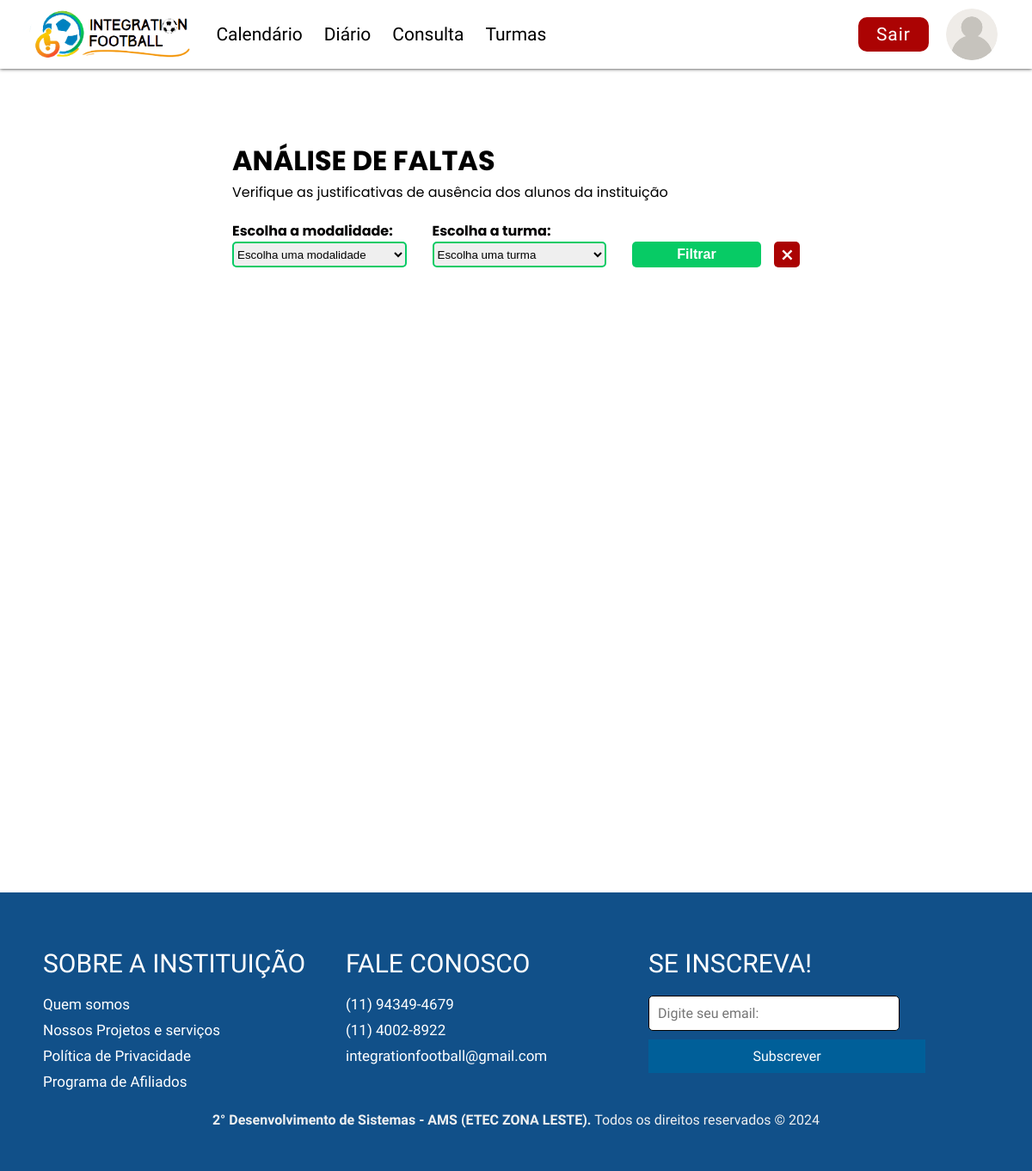
Before: /consultaprofessor.php (signed in) with the older database file.
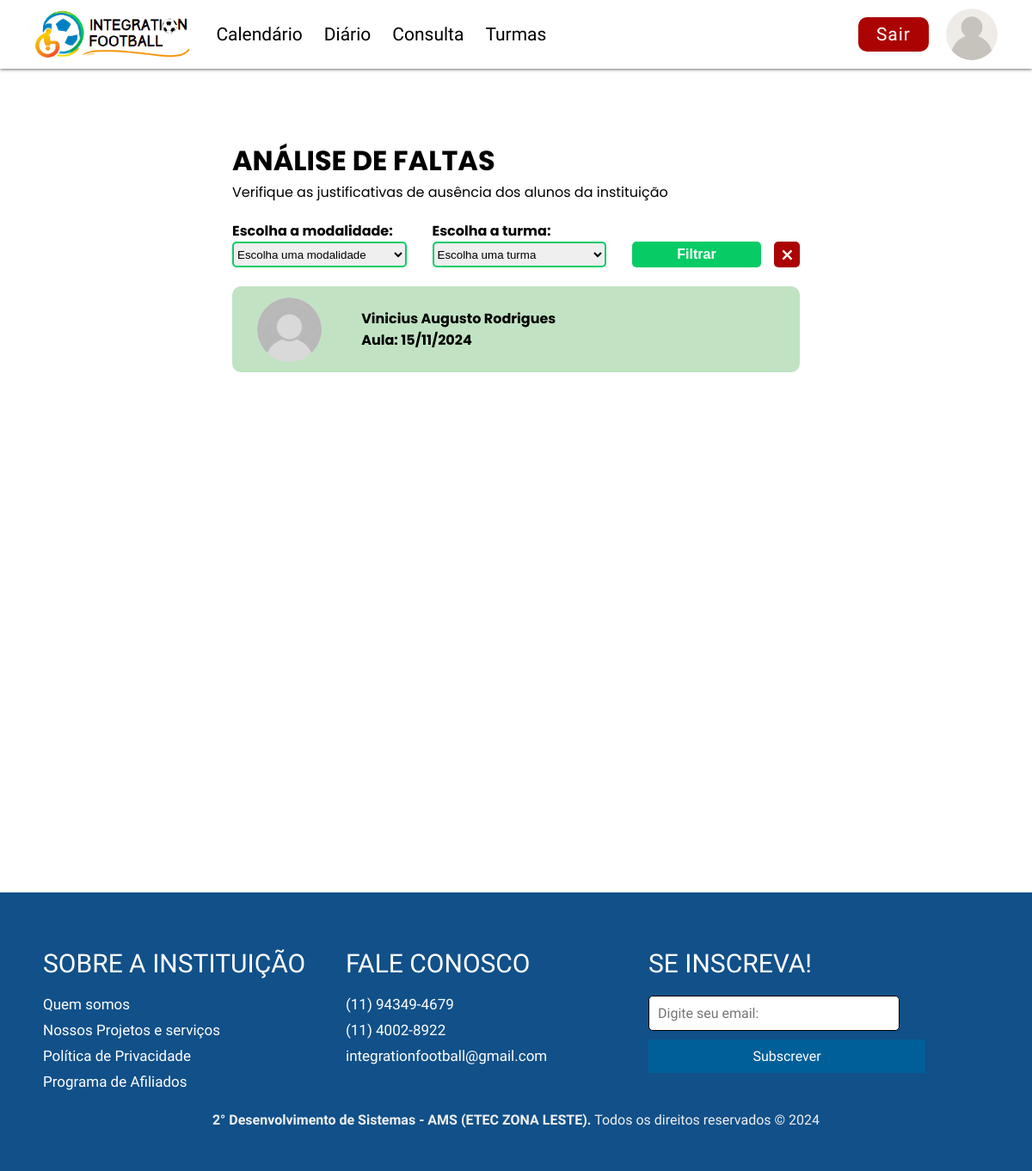
After: the same page with the newer database file.
### tables this page shows
CREATE TABLE `justificativa_falta` (
  `id_justificativa` int(10) UNSIGNED NOT NULL,
  `id_aluno` int(10) UNSIGNED DEFAULT NULL,
  `id_presenca` int(10) UNSIGNED DEFAULT NULL,
  `descricao` varchar(255) DEFAULT NULL,
  `resposta_professor` varchar(255) DEFAULT NULL,
  `caminho_arquivo` varchar(255) DEFAULT NULL,
  `aprovado_professor` tinyint(1) DEFAULT NULL,
  `aprovado_instituicao` tinyint(1) DEFAULT NULL
);

CREATE TABLE `alunos` (
  `id_aluno` int(10) UNSIGNED NOT NULL,
  `data_nasc` date NOT NULL,
  `cpf_aluno` int(11) NOT NULL,
  `telefone_aluno` int(11) NOT NULL,
  `nome_aluno` varchar(255) NOT NULL,
  `email_aluno` varchar(255) NOT NULL,
  `senha` varchar(255) NOT NULL,
  `id_turma` int(10) UNSIGNED DEFAULT NULL
);

CREATE TABLE `aulas` (
  `id_aula` int(10) UNSIGNED NOT NULL,
  `data_aula` date NOT NULL,
  `id_turma` int(10) UNSIGNED NOT NULL,
  `descricao_aula` varchar(255) NOT NULL
);

### controller/conexao.php (called while the page is built, shortened)
<?php
class Conexao {
    private $host = "localhost";
    private $usuario = "root";
    private $senha = "";
    private $banco = "integrationfootball";
    private $conexao;
    public function __construct() {
        $this->conexao = new mysqli($this->host, $this->usuario, $this->senha, $this->banco);
    }
    public function getConexao() {
        return $this->conexao;
    }
}
?>

### controller/justificativacontroller.php (called while the page is built, shortened)
<?php
require_once $_SERVER['DOCUMENT_ROOT'] . '/Integration-Football-main/Integration-Football/model/justificativaModel.php';
class JustificativaController
{
    private $justificativa;
    public function __construct()
    {
        $this->justificativa = new Justificativa();
        if (isset($_POST['crud'])) {
            if ($_POST['crud'] == "INSERT") {
                $this->inserir($_POST['data_falta']);
                header("Location:" . "../consulta.php");
            } elseif ($_POST['crud'] == "UPDATE") {
                $this->atualizar();
            } elseif ($_POST['crud'] == "DELETE") {
                $this->deletar();
            } elseif ($_POST['crud'] == "enviarResposta") {
                $this->respostaprofessor($_POST['id_justificativa'], $_POST['aprovado']);
            }
            exit;
        } else {
            $this->listar();
        }
    }
    public function listar()
    {
        $justificativas = $this->justificativa->listar();
        return $justificativas;
    }
    public function listarJustificativasProfessor($id_professor)
    {
        $justificativas = $this->justificativa->listarJustificativasProfessor($id_professor);
        return $justificativas;
    }
}

### model/justificativaModel.php (called while the page is built, shortened)
<?php
require_once $_SERVER['DOCUMENT_ROOT'] . "/Integration-Football-main/Integration-Football/controller/conexao.php";
class Justificativa
{
    private $conexao;
    public function __construct()
    {
        $this->conexao = new Conexao();
    }
    public function listarJustificativasProfessor($id_professor)
    {
        $sql = "
        SELECT justificativa_falta.*, alunos.nome_aluno, aulas.data_aula
        FROM justificativa_falta
        INNER JOIN alunos ON justificativa_falta.id_aluno = alunos.id_aluno
        INNER JOIN turma ON turma.id_turma = alunos.id_turma
        INNER JOIN presencas ON presencas.id_presenca = justificativa_falta.id_presenca
        INNER JOIN aulas ON aulas.id_aula = presencas.id_aula
        WHERE turma.id_professor = ?  && justificativa_falta.aprovado_professor IS NULL
        ";
        $stmt = $this->conexao->getConexao()->prepare($sql);
        $stmt->bind_param('i', $id_professor);
        $stmt->execute();
        $result = $stmt->get_result();
        $justificativas = [];
        while ($justificativa = $result->fetch_assoc()) {
            $justificativas[] = $justificativa;
        }
        return $justificativas;
    }
    public function listar()
    {
        $sql = "SELECT * FROM justificativa_falta";
        $stmt = $this->conexao->getConexao()->prepare($sql);
        $stmt->execute();
        $result = $stmt->get_result();
        $justificativas = [];
        while ($justificativa = $result->fetch_assoc()) {
            $justificativas[] = $justificativa;
        }
        return $justificativas;
    }
}

### consultaprofessor.php (the view, shortened to what the changed rows need)
<?php
require_once './controller/justificativacontroller.php';
include_once('./templetes/headerProfessor.php');
$id = $_SESSION["id"];
?>
<div class="container">
  <div id="consulta">
    <div id="conteudo">
      <form action="" class="Form1">
        <h1 id="titulo">ANÁLISE DE FALTAS</h1>
      </form>
       <div id="justificativa-card">
      <?php
      $justificativacontroller = new JustificativaController();
      $justificativas = $justificativacontroller->listarJustificativasProfessor($id);
      foreach ($justificativas as $justificativa) {
      ?>
        <div class="cards" onclick="AbrirJustificativa(this)">
          <div class="imagem">
            <img src="Imagens/FotoPerfil.svg" alt="" draggable="false">
          </div>
          <div class="informacao">
            <p><?= $justificativa['nome_aluno'] ?></p>
            <p>Aula: <?php
                      $data = $justificativa['data_aula'];
                      $data = explode('-', $data);
                      $dataDormatada = $data[2] . '/' . $data[1] . '/' . $data[0];
                      ?>
              <?= $dataDormatada; ?></p>
          </div>
          <form action="./controller/justificativacontroller.php" class="botoes" method="POST">
          </form>
        </div>
      <?php } ?>
</div>
    </div>
  </div>
  <br>
</div>

Changed rows visible on the page:
added justificativa_falta: id_aluno.nome_aluno "Vinicius Augusto Rodrigues", aulas.data_aula "15/11/2024"
